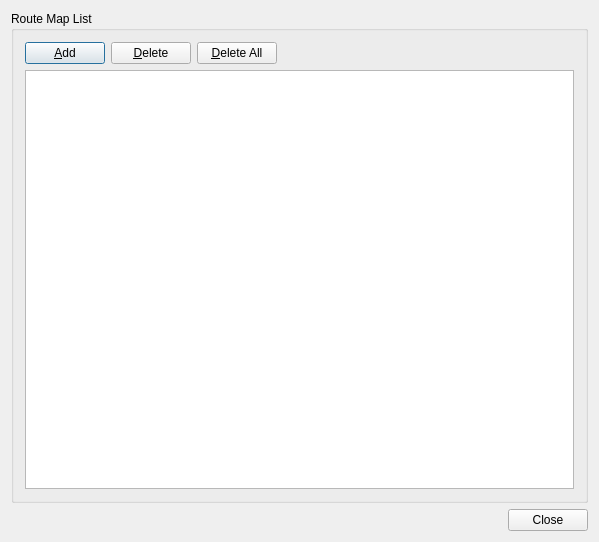
<?xml version="1.0" encoding="UTF-8"?>
<ui version="4.0">
 <class>LineMapPoolEdit</class>
 <widget class="QDialog" name="LineMapPoolEdit">
  <property name="geometry">
   <rect>
    <x>0</x>
    <y>0</y>
    <width>599</width>
    <height>542</height>
   </rect>
  </property>
  <property name="windowTitle">
   <string>Route Map</string>
  </property>
  <layout class="QVBoxLayout" name="verticalLayout_2" stretch="1,0">
   <item>
    <widget class="QGroupBox" name="groupBox">
     <property name="title">
      <string>Route Map List</string>
     </property>
     <layout class="QGridLayout" name="gridLayout">
      <item row="0" column="0">
       <layout class="QVBoxLayout" name="verticalLayout" stretch="0,1">
        <item>
         <layout class="QHBoxLayout" name="horizontalLayout_2">
          <item>
           <widget class="QPushButton" name="btnAddMap">
            <property name="text">
             <string>&amp;Add</string>
            </property>
           </widget>
          </item>
          <item>
           <widget class="QPushButton" name="btnDelMap">
            <property name="text">
             <string>&amp;Delete</string>
            </property>
           </widget>
          </item>
          <item>
           <widget class="QPushButton" name="btnDelAll">
            <property name="text">
             <string>&amp;Delete All</string>
            </property>
           </widget>
          </item>
          <item>
           <spacer name="horizontalSpacer">
            <property name="orientation">
             <enum>Qt::Horizontal</enum>
            </property>
            <property name="sizeHint" stdset="0">
             <size>
              <width>40</width>
              <height>20</height>
             </size>
            </property>
           </spacer>
          </item>
         </layout>
        </item>
        <item>
         <widget class="QTableView" name="m_tblLineMapPool"/>
        </item>
       </layout>
      </item>
     </layout>
    </widget>
   </item>
   <item>
    <layout class="QHBoxLayout" name="horizontalLayout">
     <item>
      <spacer name="horizontalSpacer_2">
       <property name="orientation">
        <enum>Qt::Horizontal</enum>
       </property>
       <property name="sizeHint" stdset="0">
        <size>
         <width>40</width>
         <height>20</height>
        </size>
       </property>
      </spacer>
     </item>
     <item>
      <widget class="QPushButton" name="btnClose">
       <property name="text">
        <string>Close</string>
       </property>
      </widget>
     </item>
    </layout>
   </item>
  </layout>
 </widget>
 <layoutdefault spacing="6" margin="11"/>
 <resources/>
 <connections/>
</ui>
